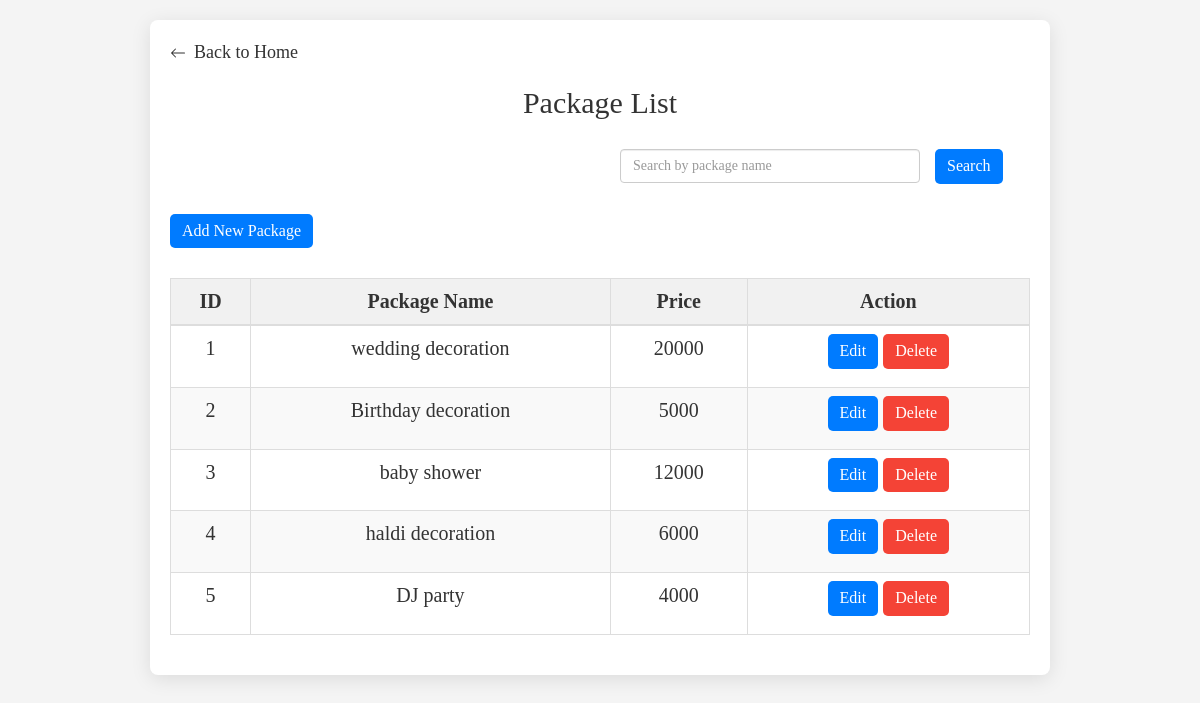
Page /list.php (signed in) on the committed database.
### tables this page shows
CREATE TABLE IF NOT EXISTS `package` (
  `package_name` varchar(200) NOT NULL,
  `package_price` varchar(200) NOT NULL,
  `package_description` text NOT NULL,
  `id` int(11) NOT NULL AUTO_INCREMENT,
  `package_image` varchar(100) NOT NULL,
  PRIMARY KEY (`id`)
);

### list.php (the view, shortened to what this page needs)
<?php
include 'insert.php';
$search = '';
$sql = "SELECT id, package_name, package_price FROM package WHERE package_name LIKE ?";
$stmt = $conn->prepare($sql);
$searchParam = "%$search%";
$stmt->bind_param("s", $searchParam);
$stmt->execute();
$result = $stmt->get_result();
?>
<!DOCTYPE html>
<html lang="en">
<head>
    <link rel="stylesheet" href="https://maxcdn.bootstrapcdn.com/bootstrap/3.4.1/css/bootstrap.min.css">
</head>
<body>
    <div class="container">
        <a href="admin.php" class="back-home">
        <svg xmlns="http://www.w3.org/2000/svg" width="16" height="16" fill="currentColor" viewBox="0 0 16 16">
            <path fill-rule="evenodd" d="M15 8a.5.5 0 0 1-.5.5H2.707l3.147 3.146a.5.5 0 0 1-.708.708l-4-4a.5.5 0 0 1 0-.708l4-4a.5.5 0 1 1 .708.708L2.707 7.5H14.5A.5.5 0 0 1 15 8z"/>
        </svg>
            Back to Home
        </a>
        <h2>Package List</h2>
        <form method="POST" class="form-inline" style="margin-bottom: 20px;margin-left:450px;";>
            <input type="text" name="search" class="form-control" placeholder="Search by package name" value="<?= htmlspecialchars($search) ?>" style="width: 300px; margin-right: 10px;">
            <button type="submit" class="btn btn-primary"style="margin-top:10px;">Search</button>
        </form>
        <a href="add.php" class="btn btn-primary">Add New Package</a>
        <?php
        if ($result->num_rows > 0) {
            echo '<table class="table table-bordered">';
            echo '<thead><tr><th>ID</th><th>Package Name</th><th>Price</th><th>Action</th></tr></thead>';
            echo '<tbody>';
            while ($row = $result->fetch_assoc()) {
                echo '<tr>';
                echo '<td>' . htmlspecialchars($row['id']) . '</td>';
                echo '<td>' . htmlspecialchars($row['package_name']) . '</td>';
                echo '<td>' . htmlspecialchars($row['package_price']) . '</td>';
                echo '<td>';
                echo '<a href="edit.php?id=' . htmlspecialchars($row['id']) . '" class="btn btn-primary">Edit</a> ';
                echo '<a href="delete.php?id=' . htmlspecialchars($row['id']) . '" class="btn btn-danger" onclick="return confirm(\'Are you sure you want to delete this package?\')">Delete</a><br/>';
                echo '</td>';
                echo '</tr>';
            }
            echo '</tbody>';
            echo '</table>';
        } else {
            echo '<p>No packages found.</p>';
        }
        ?>
    </div>
</body>
</html>

### list.php (style rules this page uses)
body { font-size:20px; font-family: 'Poppins'; margin: 20px; background-color: #f4f4f4; }
.container { max-width: 900px; margin: auto; background: white; padding: 20px; border-radius: 8px; box-shadow: 0 4px 20px rgba(0, 0, 0, 0.1); }
h2 { text-align: center; margin-bottom: 20px; color: #333; }
.btn { margin-bottom: 10px; font-size: 16px; border-radius: 5px; }
.btn-primary { background-color: #007BFF; border: none; color: white; }
.btn-danger { background-color: #f44336; border: none; color: white; }
.back-home { text-decoration: none; font-size: 18px; color: #333; display: flex; align-items: center; margin-bottom: 20px; transition: color 0.3s; }
.back-home svg { margin-right: 8px; fill: currentColor; transition: transform 0.3s; }
.table { width: 100%; margin-top: 20px; border-collapse: collapse; }
.table th, .table td { text-align: center; padding: 10px; border: 1px solid #ddd; }
.table th { background-color: #f1f1f1; color: #333; }
.table tr:nth-child(even) { background-color: #f9f9f9; }

### rows in the picture
package: id "1", package_name "wedding decoration", package_price "20000"
package: id "2", package_name "Birthday decoration", package_price "5000"
package: id "3", package_name "baby shower", package_price "12000"
package: id "4", package_name "haldi decoration", package_price "6000"
package: id "5", package_name "DJ party", package_price "4000"
